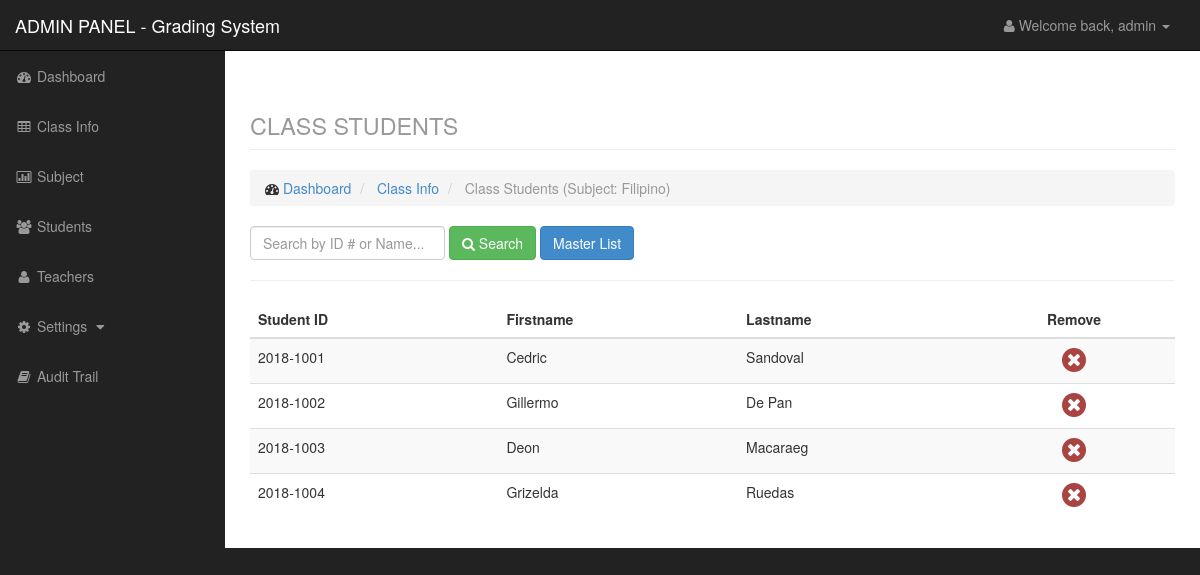
Page /admin/classstudent.php?classid=1 (signed in) on the committed database.
### tables this page shows
CREATE TABLE IF NOT EXISTS `class` (
  `id` int(11) NOT NULL AUTO_INCREMENT,
  `course` varchar(50) NOT NULL,
  `year` varchar(50) NOT NULL,
  `section` varchar(50) NOT NULL,
  `sem` varchar(50) NOT NULL,
  `teacher` varchar(100) NOT NULL,
  `subject` varchar(100) NOT NULL,
  `SY` text NOT NULL,
  PRIMARY KEY (`id`)
);

CREATE TABLE IF NOT EXISTS `student` (
  `id` int(11) NOT NULL AUTO_INCREMENT,
  `studid` varchar(50) NOT NULL,
  `fname` varchar(100) NOT NULL,
  `lname` varchar(100) NOT NULL,
  PRIMARY KEY (`id`)
);

### admin/data/class_model.php (called while the page is built, shortened)
<?php
    $class = new Dataclass();
    class Dataclass {
        function getstudentsubject(){
            $classid = $_GET['classid'];
            $q = "select * from studentsubject where classid=$classid";
            $r = mysql_query($q);
            $result = array();
            while($row = mysql_fetch_array($r)){
                $q2 = 'select * from student where id='.$row['studid'].'';
                $r2 = mysql_query($q2);
                $result[] = mysql_fetch_array($r2);
            }
            return $result;
        }
    }
?>

### admin/classstudent.php (the view, shortened to what this page needs)
<?php
    include('include/header.php');
    include('include/sidebar.php');
    include('data/student_model.php');
    include('data/class_model.php');
    $search = isset($_POST['search']) ? $_POST['search']: null;
    $student = $student->getstudent($search);
    $studentsubject = $class->getstudentsubject();
    $classid = $_GET['classid'];
    $rc = mysql_query("select * from class where id=$classid");
    $rc = mysql_fetch_array($rc);
    $subject = $rc['subject'];
?>
<div id="page-wrapper">
    <div class="container-fluid">
        <div class="row">
            <div class="col-lg-12">
                <h1 class="page-header">
                    <small>CLASS STUDENTS</small>
                </h1>
                <ol class="breadcrumb">
                    <li>
                        <i class="fa fa-dashboard"></i> <a href="index.php">Dashboard</a>
                    </li>
                    <li>
                        <a href="class.php">Class Info</a>
                    </li>
                    <li class="active">
                        Class Students (Subject: <?php echo $subject; ?>)
                    </li>
                </ol>
            </div>
        </div>
        <div class="row">
            <div class="col-lg-12">
                <div class="form-inline form-padding">
                    <form action="classstudent.php?classid=<?php echo $classid;?>" method="post">
                        <input type="text" class="form-control" name="search" placeholder="Search by ID # or Name..." required autofocus>
                        <button type="submit" name="submitsearch" class="btn btn-success"><i class="fa fa-search"></i> Search</button>
                        <a href="classstudent.php?classid=<?php echo $classid;?>" class="btn btn-primary">Master List</a>
                    </form>
                </div>
            </div>
        </div>
        <hr />
        <div class="row">
            <div class="col-lg-12">
                <div class="table-responsive">
                <?php if($search){ ?>
                        <table class="table table-striped">
                            <thead>
                                <tr>
                                    <th>Student ID</th>
                                    <th>Firstname</th>
                                    <th>Lastname</th>
                                    <th class="text-center">Action</th>
                                </tr>
                            </thead>
                            <tbody>
                                <?php while($row = mysql_fetch_array($student)): ?>
                                <tr>
                                    <td><?php echo $row['studid']; ?></td>
                                    <td><?php echo $row['fname']; ?></td>
                                    <td><?php echo $row['lname']; ?></td>
                                    <td class="text-center"><a href="data/class_model.php?q=addstudent&studid=<?php echo $row['id']; ?>&classid=<?php echo $classid;?>" class="btn btn-warning">Add to class</a></td>
                                </tr>
                                <?php endwhile;?>
                                <?php if(mysql_num_rows($student) < 1): ?>
                                    <tr>
                                        <td colspan="4" class="text-center text-danger"><strong>*** NO RESULT ***</strong></td>
                                    </tr>
                                <?php endif;?>
                            </tbody>
                        </table>
                <?php }else{ ?>
                        <table class="table table-striped">
                            <thead>
                                <th>Student ID</th>
                                <th>Firstname</th>
                                <th>Lastname</th>
                                <th class="text-center">Remove</th>
                            </thead>
                            <tbody>
                                <?php foreach($studentsubject as $row): ?>
                                <tr>
                                    <td><?php echo $row['studid']; ?></td>
                                    <td><?php echo $row['fname']; ?></td>
                                    <td><?php echo $row['lname']; ?></td>
                                    <td class="text-center"><a href="data/class_model.php?q=removestudent&studid=<?php echo $row['id']; ?>&classid=<?php echo $classid;?>" class="confirmation"><i class="fa fa-times-circle fa-2x text-danger"></i></a></td>
                                </tr>
                                <?php endforeach;?>
                            </tbody>
                        </table>
                <?php } ?>
                    </div>
            </div>
        </div>
    </div>
</div>
<?php include('include/footer.php');

### css/sb-admin.css (style rules this page uses)
body { margin-top: 100px; background-color: #222; }
@media (min-width:768px) { body { margin-top: 50px; } }
#page-wrapper { width: 100%; padding: 0; background-color: #fff; }
@media (min-width:768px) { #page-wrapper { padding: 10px; } }

### rows in the picture
class: subject "Filipino"
student: studid "2018-1001", fname "Cedric", lname "Sandoval"
student: studid "2018-1002", fname "Gillermo", lname "De Pan"
student: studid "2018-1003", fname "Deon", lname "Macaraeg"
student: studid "2018-1004", fname "Grizelda", lname "Ruedas"

### other values in the picture
$_SESSION['level'] "admin"
